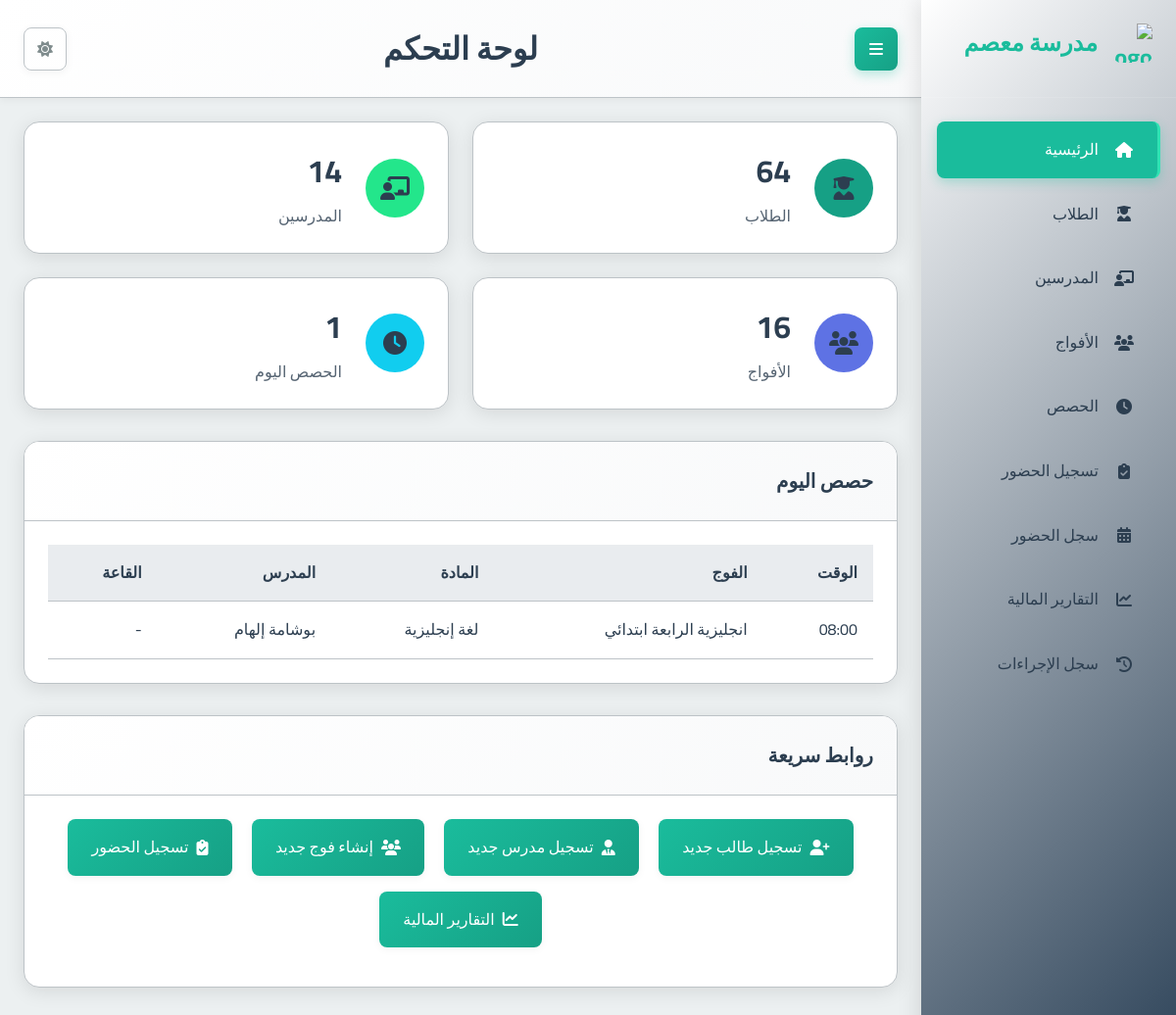
The page / on the database its author committed.
### school_app/models.py (models this page shows, shortened)
class Session(models.Model):
    group = models.ForeignKey(Group, on_delete=models.CASCADE, related_name='sessions', verbose_name="الفوج")
    date = models.DateField(verbose_name="التاريخ")
    start_time = models.TimeField(verbose_name="وقت البدء")
    duration = models.DecimalField(max_digits=4, decimal_places=2, verbose_name="المدة (ساعات)")
    teacher_attended = models.BooleanField(default=True, verbose_name="حضور المدرس")
    teacher_compensated = models.BooleanField(default=False, verbose_name="تم تعويض المدرس")
    teacher_payment_amount = models.DecimalField(max_digits=10, decimal_places=2, default=Decimal('0.00'), verbose_name="المبلغ المدفوع للمدرس")
    created_at = models.DateTimeField(auto_now_add=True, verbose_name="تاريخ الإنشاء")
    class Meta:
        verbose_name = "حصة"
        verbose_name_plural = "الحصص"

class Group(models.Model):
    name = models.CharField(max_length=100, verbose_name="اسم الفوج")
    subject = models.ForeignKey(Subject, on_delete=models.PROTECT, verbose_name="المادة")
    teacher = models.ForeignKey(Teacher, on_delete=models.CASCADE, verbose_name="المدرس")
    academic_levels = models.ManyToManyField(AcademicLevel, verbose_name="المستويات الدراسية المتوافقة")
    price_per_4_sessions = models.DecimalField(max_digits=10, decimal_places=2, verbose_name="السعر لكل 4 حصص")
    session_day = models.IntegerField(choices=[
        (0, 'الاثنين'),
        (1, 'الثلاثاء'),
        (2, 'الأربعاء'),
        (3, 'الخميس'),
        (4, 'الجمعة'),
        (5, 'السبت'),
        (6, 'الأحد')
    ], verbose_name="يوم الحصة")
    session_start_time = models.TimeField(verbose_name="وقت بداية الحصة")
    session_duration = models.DecimalField(max_digits=4, decimal_places=2, default=1.5, verbose_name="مدة الحصة (ساعات)")
    students = models.ManyToManyField(Student, through='StudentGroup', blank=True, verbose_name="الطلاب المسجلون")
    created_at = models.DateTimeField(auto_now_add=True, verbose_name="تاريخ الإنشاء")
    is_continuous = models.BooleanField(default=False, verbose_name="فوج مستمر (تُنشأ الحصص أسبوعياً تلقائياً)")
    created_sessions_until = models.DateField(null=True, blank=True, verbose_name="تم إنشاء الحصص حتى تاريخ")
    class Meta:
        verbose_name = "فوج"
        verbose_name_plural = "الأفواج"

class Subject(models.Model):
    name = models.CharField(max_length=100, verbose_name="اسم المادة")
    class Meta:
        verbose_name = "مادة دراسية"
        verbose_name_plural = "المواد الدراسية"

class Teacher(models.Model):
    full_name = models.CharField(max_length=201, verbose_name="الاسم الكامل")
    phone_number = models.CharField(max_length=20, unique=True, verbose_name="رقم الهاتف")
    subject = models.ForeignKey(Subject, on_delete=models.PROTECT, verbose_name="المادة الأساسية")
    created_at = models.DateTimeField(auto_now_add=True, verbose_name="تاريخ الإنشاء")
    class Meta:
        verbose_name = "مدرس"
        verbose_name_plural = "المدرسون"

### school_app/views.py (the view)
# urls.py: path('', views.home, name='home'),
def home(request):
    students_count = Student.objects.count()
    teachers_count = Teacher.objects.count()
    groups_count = Group.objects.count()
    today = timezone.now().date()
    now_time = timezone.now().time()
    sessions_today_qs = Session.objects.filter(date=today).select_related('group', 'group__subject', 'group__teacher').order_by('start_time')
    upcoming_or_ongoing_sessions_today = []
    for session in sessions_today_qs:
        start_datetime_naive = datetime.datetime.combine(today, session.start_time)
        start_datetime_aware = timezone.make_aware(start_datetime_naive) # Make it timezone-aware
        end_datetime_aware = start_datetime_aware + datetime.timedelta(hours=float(session.duration))
        session_end_time_aware = end_datetime_aware.time()
        if session_end_time_aware > now_time:
            upcoming_or_ongoing_sessions_today.append(session)
    sessions_today_count = len(upcoming_or_ongoing_sessions_today)
    context = {
        'students_count': students_count,
        'teachers_count': teachers_count,
        'groups_count': groups_count,
        'sessions_today_count': sessions_today_count,
        'upcoming_or_ongoing_sessions_today': upcoming_or_ongoing_sessions_today
    }
    return render(request, 'school_app/home.html', context)

### templates/school_app/home.html (shortened to what this page needs)
{% extends 'base.html' %}
{% block page_title %}لوحة التحكم{% endblock %}
{% block content %}
<div class="dashboard-cards slide-in">
  <div class="stat-card">
    <div class="stat-icon">
      <i class="fas fa-user-graduate"></i>
    </div>
    <div class="stat-content">
      <div class="stat-value">{{ students_count }}</div>
      <div class="stat-label">الطلاب</div>
    </div>
  </div>
  <div class="stat-card">
    <div class="stat-icon" style="background-color:rgb(35, 230, 139);">
      <i class="fas fa-chalkboard-teacher"></i>
    </div>
    <div class="stat-content">
      <div class="stat-value">{{ teachers_count }}</div>
      <div class="stat-label">المدرسين</div>
    </div>
  </div>
  <div class="stat-card">
    <div class="stat-icon" style="background-color: #5e72e4;">
      <i class="fas fa-users"></i>
    </div>
    <div class="stat-content">
      <div class="stat-value">{{ groups_count }}</div>
      <div class="stat-label">الأفواج</div>
    </div>
  </div>
  <div class="stat-card">
    <div class="stat-icon" style="background-color: #11cdef;">
      <i class="fas fa-clock"></i>
    </div>
    <div class="stat-content">
      <div class="stat-value">{{ sessions_today_count }}</div>
      <div class="stat-label">الحصص اليوم</div>
    </div>
  </div>
</div>
<div class="row">
  <div class="card mb-4">
    <div class="card-header">
      <h2 class="card-title">حصص اليوم</h2>
    </div>
    <div class="card-body">
      <div class="table-container">
        <table>
          <thead>
            <tr>
              <th>الوقت</th>
              <th>الفوج</th>
              <th>المادة</th>
              <th>المدرس</th>
              <th>القاعة</th>
            </tr>
          </thead>
          <tbody>
            {% if upcoming_or_ongoing_sessions_today %}
              {% for session in upcoming_or_ongoing_sessions_today %}
                <tr>
                  <td>{{ session.start_time|time:"H:i" }}</td>
                  <td>{{ session.group.name }}</td>
                  <td>{{ session.group.subject.name }}</td>
                  <td>{{ session.group.teacher.full_name }}</td>
                  <td>-</td>
                </tr>
              {% endfor %}
            {% else %}
              <tr>
                <td colspan="5" class="text-center">لا توجد حصص قادمة أو جارية لليوم.</td>
              </tr>
            {% endif %}
          </tbody>
        </table>
      </div>
    </div>
  </div>
</div>
<div class="row">
  <div class="card">
    <div class="card-header">
      <h2 class="card-title">روابط سريعة</h2>
    </div>
    <div class="card-body">
      <div class="quick-actions" style="display: flex;flex-wrap: wrap;justify-content: space-evenly;">
        <a href="/students/add/" class="btn btn-primary mb-2">
          <i class="fas fa-user-plus"></i>
          تسجيل طالب جديد
        </a>
        <a href="/teachers/add/" class="btn btn-primary mb-2">
          <i class="fas fa-user-tie"></i>
          تسجيل مدرس جديد
        </a>
        <a href="/groups/add/" class="btn btn-primary mb-2">
          <i class="fas fa-users"></i>
          إنشاء فوج جديد
        </a>
        <a href="/attendance/" class="btn btn-primary mb-2">
          <i class="fas fa-clipboard-check"></i>
          تسجيل الحضور
        </a>
        <a href="/payments/report/" class="btn btn-primary mb-2">
          <i class="fas fa-chart-line"></i>
          التقارير المالية
        </a>
      </div>
    </div>
  </div>
</div>
{% endblock %}

### static/css/main.css (style rules this page uses)
:root { --primary-color: #2c3e50; --primary-light: #34495e; --primary-darker: #1a252f; --accent-color: #1abc9c; --accent-light: #2fe2b3; --accent-dark: #16a085; --text-color: #2c3e50; --text-secondary: #7f8c8d; --text-on-primary: #ffffff; --text-on-accent: #ffffff; --text-nav: #2c3e50; --background-color: #ecf0f1; --card-background: #ffffff; --input-background: #ffffff; --border-color: #bdc3c7; --input-border-color: #bdc3c7; --success-color: #2ecc71; --warning-color: #f39c12; --error-color: #e74c3c; --info-color: #1E90FF; --table-header-background: #e9ecef; --table-row-hover-background: #f8f9fa; --box-shadow-color: rgba(0, 0, 0, 0.1); --box-shadow-color-hover: rgba(0, 0, 0, 0.15); --box-shadow-soft-color: rgba(0, 0, 0, 0.05); --subtle-background: #f8f9fa; --spacing-xs: 8px; --spacing-sm: 16px; --spacing-md: 24px; --spacing-lg: 32px; --spacing-xl: 48px; --font-family: 'Cairo', sans-serif; --font-size-xs: 12px; --font-size-sm: 14px; --font-size-md: 16px; --font-size-lg: 20px; --font-size-xl: 24px; --font-size-xxl: 32px; --border-radius-sm: 4px; --border-radius-md: 8px; --border-radius-lg: 16px; --transition-fast: 0.2s ease; --transition-normal: 0.3s ease; --transition-slow: 0.5s ease; --sidebar-width: 260px; }
* { margin: 0; padding: 0; box-sizing: border-box; direction: rtl; }
html { direction: rtl; font-size: 16px; }
body { font-family: var(--font-family); background-color: var(--background-color); color: var(--text-color); line-height: 1.6; transition: background-color var(--transition-normal), color var(--transition-normal); overflow-x: hidden; }
.card { background-color: var(--card-background); border-radius: var(--border-radius-lg); box-shadow: 0 4px 20px var(--box-shadow-color); margin-bottom: var(--spacing-md); overflow: hidden; transition: all var(--transition-normal); border: 1px solid var(--border-color); }
.card-header { padding: var(--spacing-md); border-bottom: 1px solid var(--border-color); background: linear-gradient(135deg, var(--card-background) 0%, var(--subtle-background) 100%); }
.card-title { font-size: var(--font-size-lg); font-weight: 600; margin: 0; color: var(--text-color); }
.card-body { padding: var(--spacing-md); color: var(--text-color); }
.btn { font-family: var(--font-family); padding: var(--spacing-sm) var(--spacing-md); border: none; border-radius: var(--border-radius-md); cursor: pointer; font-size: var(--font-size-md); font-weight: 500; text-decoration: none; display: inline-flex; align-items: center; gap: var(--spacing-xs); transition: all var(--transition-fast); box-shadow: 0 2px 8px var(--box-shadow-soft-color); }
.btn-primary { background: linear-gradient(135deg, var(--accent-color) 0%, var(--accent-dark) 100%); color: var(--text-on-accent); }
.mb-2 { margin-bottom: var(--spacing-sm); }
.mb-4 { margin-bottom: var(--spacing-lg); }
.table-container { overflow-x: auto; }
table { width: 100%; border-collapse: collapse; }
th, td { padding: var(--spacing-sm); text-align: right; border-bottom: 1px solid var(--border-color); }
th { background-color: var(--table-header-background); font-weight: 600; color: var(--text-color); }
.dashboard-cards { display: grid; grid-template-columns: repeat(auto-fit, minmax(300px, 1fr)); gap: var(--spacing-md); margin-bottom: var(--spacing-lg); }
.stat-card { background-color: var(--card-background); border-radius: var(--border-radius-lg); padding: var(--spacing-md); box-shadow: 0 4px 20px var(--box-shadow-color); display: flex; align-items: center; transition: transform var(--transition-fast); border: 1px solid var(--border-color); color: var(--text-color); }
.stat-icon { width: 60px; height: 60px; background-color: var(--accent-dark); border-radius: 50%; display: flex; align-items: center; justify-content: center; margin-left: var(--spacing-md); color: var(--text-color); }
.stat-icon i { font-size: 24px; }
.stat-content { flex: 1; }
.stat-value { font-size: var(--font-size-xxl); font-weight: 700; margin-bottom: var(--spacing-xs); }
.stat-label { font-size: var(--font-size-md); }
.stat-value { font-size: var(--font-size-xxl); font-weight: 700; margin-bottom: var(--spacing-xs); color: var(--text-color); }
.stat-label { color: var(--text-color); opacity: 0.8; font-size: var(--font-size-md); }

### rows shown on the page
Session: start_time "08:00", group.name "انجليزية الرابعة ابتدائي", group.subject.name "لغة إنجليزية", group.teacher.full_name "بوشامة إلهام"

### other values the page prints
{{ students_count }} "64"
{{ teachers_count }} "14"
{{ groups_count }} "16"
{{ sessions_today_count }} "1"
